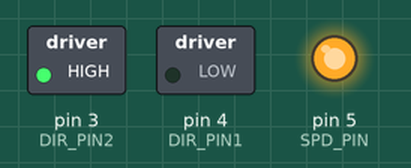
Simulated run of this sketch. Board: Arduino Uno, built with avr-gcc and run on an emulated ATmega328P. On the bench: switched loads named in the sketch (green lamp = pin HIGH), output pins drawn as LEDs (lit = HIGH).

Above: at 0.05 s.
At 5.1 s:
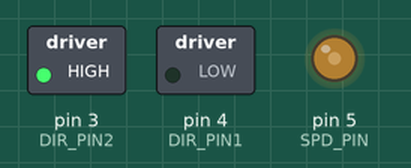
Timing chart, 0 to 5.9 s (numbered marks = the images above):
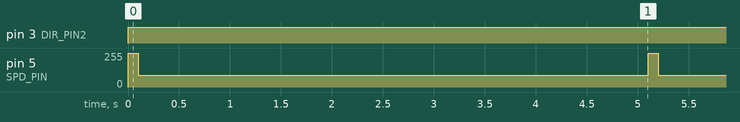

Measured:
- by itself, pin 3 (DIR_PIN2): LOW → HIGH at 0.00 s
- by itself, pin 5 (SPD_PIN): alternates 255/255 for 0.10 s and 90/255 for 5.0 s

The sketch:

037_dc_motor.ino
```cpp
/**
 * https://www.youtube.com/watch?v=fPLEncYrl4Q&list=PLQJqki0RCuBsA2Gk_KRSY8kKNXzXGadHy&index=2
 *
 * DC Motor with L293D driver
 */

#define SPD_PIN 5
#define DIR_PIN1 4
#define DIR_PIN2 3

int mSpd = 100; // PWM: 0-100 (stop); 101-255 (speed variation)

void setup() {
  // put your setup code here, to run once:
  pinMode(SPD_PIN, OUTPUT);
  pinMode(DIR_PIN1, OUTPUT);
  pinMode(DIR_PIN2, OUTPUT);

  Serial.begin(9600);
}

void loop() {
  // put your main code here, to run repeatedly:
  digitalWrite(DIR_PIN1, LOW);
  digitalWrite(DIR_PIN2, HIGH);
  analogWrite(SPD_PIN, 255);
  delay(100);
  analogWrite(SPD_PIN, 90);
  delay(5000);
}
```
